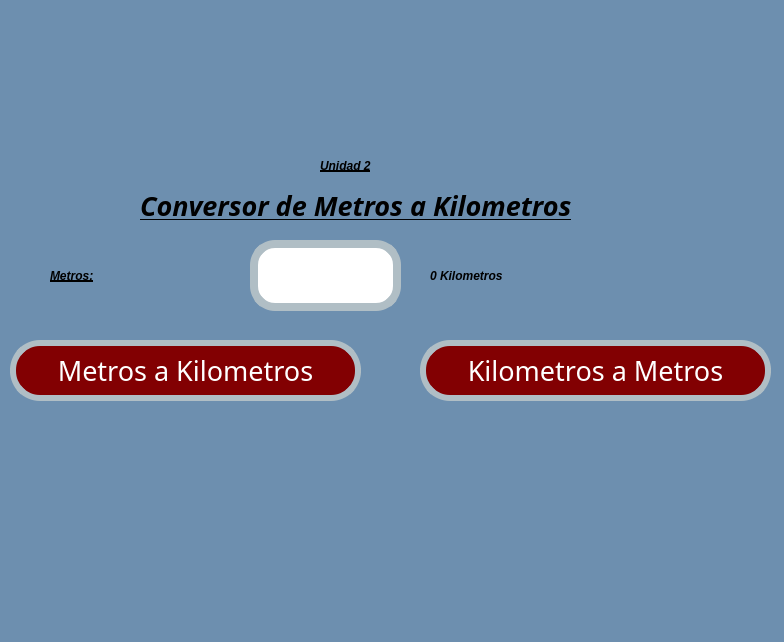
<?xml version="1.0" encoding="UTF-8"?>
<ui version="4.0">
 <class>MainWindow</class>
 <widget class="QMainWindow" name="MainWindow">
  <property name="geometry">
   <rect>
    <x>0</x>
    <y>0</y>
    <width>784</width>
    <height>642</height>
   </rect>
  </property>
  <property name="font">
   <font>
    <pointsize>1</pointsize>
   </font>
  </property>
  <property name="windowTitle">
   <string>MainWindow</string>
  </property>
  <property name="styleSheet">
   <string notr="true">background-color: #6D8FAF</string>
  </property>
  <widget class="QWidget" name="centralwidget">
   <widget class="QLabel" name="lbl_imagenUat">
    <property name="geometry">
     <rect>
      <x>0</x>
      <y>0</y>
      <width>331</width>
      <height>121</height>
     </rect>
    </property>
    <property name="styleSheet">
     <string notr="true"/>
    </property>
    <property name="text">
     <string/>
    </property>
    <property name="pixmap">
     <pixmap resource="../../Archivos/Recursos.qrc">:/Logos/log_uat_nuevo.png</pixmap>
    </property>
    <property name="scaledContents">
     <bool>true</bool>
    </property>
   </widget>
   <widget class="QLabel" name="lbl_imagenFi">
    <property name="geometry">
     <rect>
      <x>570</x>
      <y>0</y>
      <width>211</width>
      <height>141</height>
     </rect>
    </property>
    <property name="styleSheet">
     <string notr="true"/>
    </property>
    <property name="text">
     <string/>
    </property>
    <property name="pixmap">
     <pixmap resource="../../Archivos/Recursos.qrc">:/Logos/FIT_logo_vertical.png</pixmap>
    </property>
    <property name="scaledContents">
     <bool>true</bool>
    </property>
   </widget>
   <widget class="QLabel" name="lbl_imagenGatos">
    <property name="geometry">
     <rect>
      <x>480</x>
      <y>420</y>
      <width>311</width>
      <height>171</height>
     </rect>
    </property>
    <property name="styleSheet">
     <string notr="true"/>
    </property>
    <property name="text">
     <string/>
    </property>
    <property name="pixmap">
     <pixmap resource="../../Archivos/Recursos.qrc">:/Images/Gatos.png</pixmap>
    </property>
    <property name="scaledContents">
     <bool>true</bool>
    </property>
   </widget>
   <widget class="QPushButton" name="btn_Km">
    <property name="geometry">
     <rect>
      <x>420</x>
      <y>340</y>
      <width>351</width>
      <height>61</height>
     </rect>
    </property>
    <property name="font">
     <font>
      <family>Forte</family>
      <pointsize>20</pointsize>
      <weight>50</weight>
      <italic>false</italic>
      <bold>false</bold>
     </font>
    </property>
    <property name="styleSheet">
     <string notr="true">font: 20pt &quot;Forte&quot;;
background-color: rgb(130, 0, 2);
color: rgb(255, 255, 255);
border-radius:30px;
border:6px solid #B0BEC5;</string>
    </property>
    <property name="text">
     <string>Kilometros a Metros</string>
    </property>
   </widget>
   <widget class="QPushButton" name="btn_Mk">
    <property name="geometry">
     <rect>
      <x>10</x>
      <y>340</y>
      <width>351</width>
      <height>61</height>
     </rect>
    </property>
    <property name="font">
     <font>
      <family>Forte</family>
      <pointsize>20</pointsize>
      <weight>50</weight>
      <italic>false</italic>
      <bold>false</bold>
     </font>
    </property>
    <property name="styleSheet">
     <string notr="true">font: 20pt &quot;Forte&quot;;
background-color: rgb(130, 0, 2);
color: rgb(255, 255, 255);
border-radius:30px;
border:6px solid #B0BEC5;</string>
    </property>
    <property name="text">
     <string>Metros a Kilometros</string>
    </property>
   </widget>
   <widget class="QLabel" name="lbl_Longitud">
    <property name="geometry">
     <rect>
      <x>50</x>
      <y>260</y>
      <width>181</width>
      <height>31</height>
     </rect>
    </property>
    <property name="styleSheet">
     <string notr="true">text-decoration: underline;
font: 20pt &quot;Forte&quot;;
color:rgb(0, 0, 0);
border-radius: 10px;
font-weight: bold;
font-style: italic;</string>
    </property>
    <property name="text">
     <string>Metros:</string>
    </property>
   </widget>
   <widget class="QLabel" name="lbl_ValorLongitud">
    <property name="geometry">
     <rect>
      <x>430</x>
      <y>260</y>
      <width>301</width>
      <height>31</height>
     </rect>
    </property>
    <property name="styleSheet">
     <string notr="true">font: 75 20pt &quot;Forte&quot;;
                   color: black;
                   border-radius: 10px;
                   font-weight: bold;
                   font-style: italic;</string>
    </property>
    <property name="text">
     <string>0 Kilometros</string>
    </property>
   </widget>
   <widget class="QLineEdit" name="txt_Valor">
    <property name="geometry">
     <rect>
      <x>250</x>
      <y>240</y>
      <width>151</width>
      <height>71</height>
     </rect>
    </property>
    <property name="contextMenuPolicy">
     <enum>Qt::PreventContextMenu</enum>
    </property>
    <property name="whatsThis">
     <string/>
    </property>
    <property name="styleSheet">
     <string notr="true">background-color:rgb(255, 255, 255);
color:rgb(0, 0, 0);
border-radius:25px;
border:8px solid #B0BEC5;
font: 75 16pt &quot;MS Shell Dlg 2&quot;;
</string>
    </property>
    <property name="text">
     <string/>
    </property>
    <property name="maxLength">
     <number>32774</number>
    </property>
    <property name="cursorPosition">
     <number>0</number>
    </property>
    <property name="dragEnabled">
     <bool>false</bool>
    </property>
    <property name="readOnly">
     <bool>false</bool>
    </property>
    <property name="clearButtonEnabled">
     <bool>false</bool>
    </property>
   </widget>
   <widget class="QLabel" name="lbl_Unidad2">
    <property name="geometry">
     <rect>
      <x>320</x>
      <y>150</y>
      <width>141</width>
      <height>31</height>
     </rect>
    </property>
    <property name="styleSheet">
     <string notr="true">text-decoration: underline;
font: 20pt &quot;Forte&quot;;
color:rgb(0, 0, 0);
border-radius: 10px;
font-weight: bold;
font-style: italic;</string>
    </property>
    <property name="text">
     <string>Unidad 2</string>
    </property>
   </widget>
   <widget class="QLabel" name="lbl_titulo">
    <property name="geometry">
     <rect>
      <x>140</x>
      <y>190</y>
      <width>581</width>
      <height>31</height>
     </rect>
    </property>
    <property name="font">
     <font>
      <family>Forte</family>
      <pointsize>20</pointsize>
      <weight>75</weight>
      <italic>true</italic>
      <bold>true</bold>
      <underline>true</underline>
     </font>
    </property>
    <property name="styleSheet">
     <string notr="true">text-decoration: underline;
font: 20pt &quot;Forte&quot;;
color:rgb(0, 0, 0);
border-radius: 10px;
font-weight: bold;
font-style: italic;</string>
    </property>
    <property name="text">
     <string>Conversor de Metros a Kilometros</string>
    </property>
   </widget>
  </widget>
  <widget class="QMenuBar" name="menubar">
   <property name="geometry">
    <rect>
     <x>0</x>
     <y>0</y>
     <width>784</width>
     <height>26</height>
    </rect>
   </property>
  </widget>
  <widget class="QStatusBar" name="statusbar"/>
 </widget>
 <resources>
  <include location="../../Archivos/Recursos.qrc"/>
  <include location="../Recursos.qrc"/>
 </resources>
 <connections/>
</ui>
